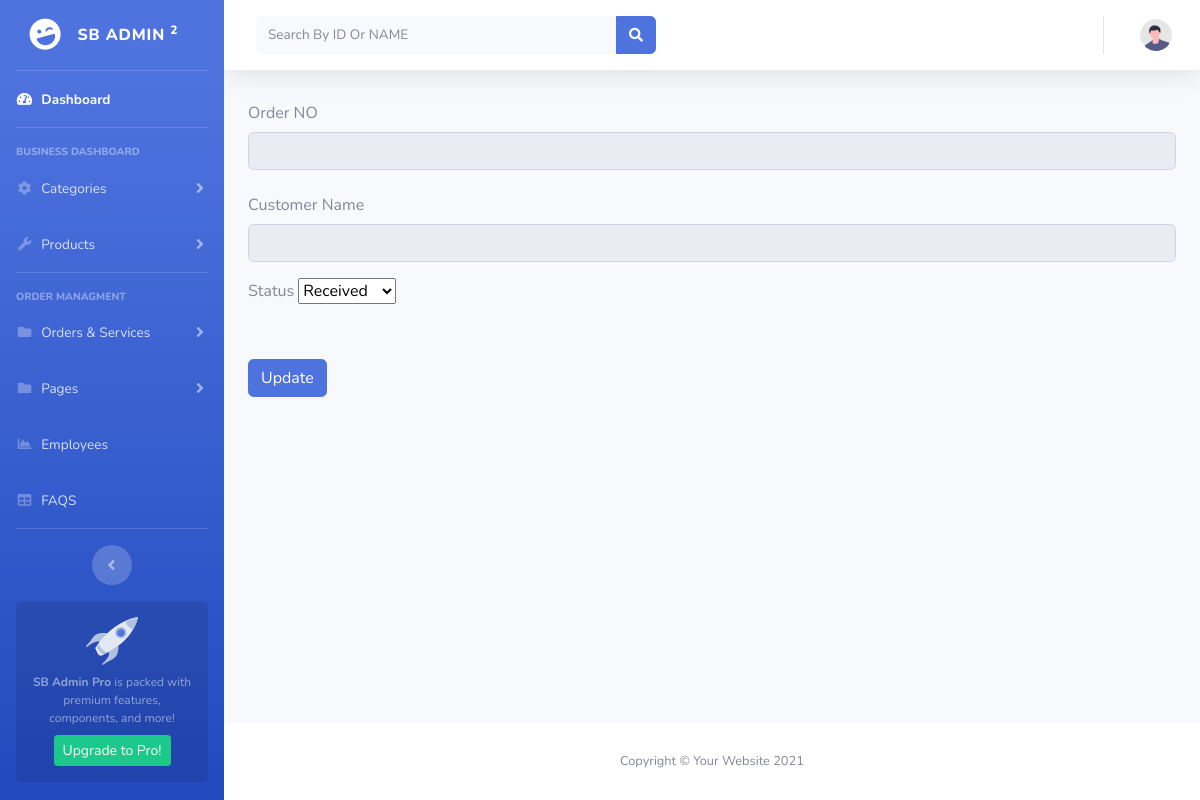
The page /admin-pannel/status.php?orderid=2800127300000002 on the database as committed earlier.
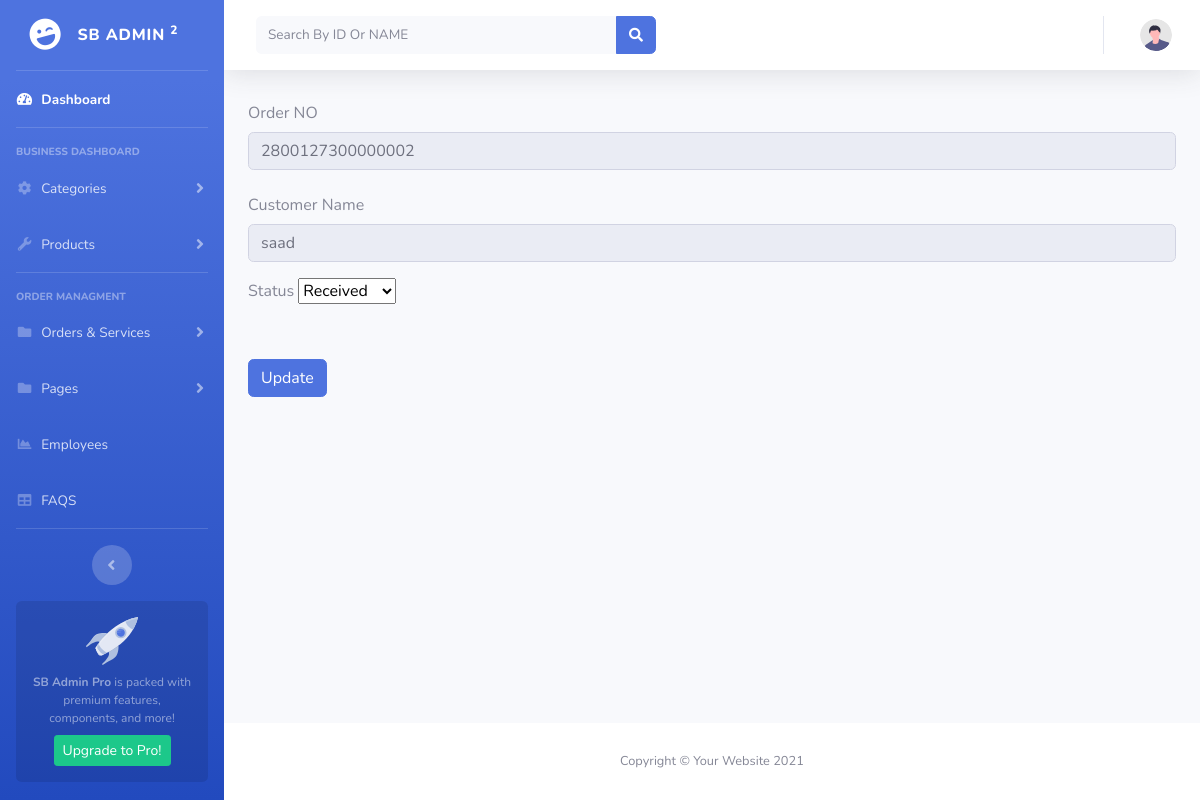
The same page on the database as committed later.
### tables this page shows
CREATE TABLE `orders` (
  `id` int(11) NOT NULL,
  `payment_id` int(11) NOT NULL,
  `product_id` char(7) NOT NULL,
  `Order_id` char(16) NOT NULL,
  `Customer` varchar(50) NOT NULL,
  `email` varchar(50) NOT NULL,
  `Card_no` varchar(12) NOT NULL,
  `Address` varchar(100) NOT NULL,
  `phone_number` varchar(11) NOT NULL,
  `Total amount` int(11) NOT NULL,
  `status` varchar(30) NOT NULL,
  `Order_date` timestamp NOT NULL DEFAULT current_timestamp(),
  `userID` int(11) NOT NULL
);

### admin-pannel/status.php (the view, shortened to what this page needs)
<?php
include("header.php");
include("connection.php");
?>
<?php
if (isset($_GET['orderid'])) {
    $orderID = $_GET['orderid'];
    $autofillquery = mysqli_query($con, "Select * FROM `orders` WHERE Order_id = $orderID");
    $autofill = mysqli_fetch_array($autofillquery);
}
?>
<div class="container-fluid">
    <form method='post' enctype="multipart/form-data">
        <div class="form-group">
            <label for="inputName" class="col-sm-1-12 col-form-label">Order NO</label>
            <div class="col-sm-1-12">
                <input type="text" class="form-control" name="c-name" value='<?php echo "$autofill[3]"; ?>'
                    id="inputName" placeholder="" readonly>
            </div>
        </div>
         <div class="form-group">
            <label for="inputName" class="col-sm-1-12 col-form-label">Customer Name</label>
            <div class="col-sm-1-12">
                <input type="text" class="form-control" name="desc" value="<?php echo $autofill[4]; ?>" id="inputName"
                    placeholder="" readonly>
            </div>
        </div>
        <label for="">Status</label>
         <select name='status' id=''>
                        <option value="Received">Received</option>
                    </select>
        <div class="form-group">
            <div>
                <button type="submit" name="update" class="mt-5 btn btn-primary">Update</button>
            </div>
        </div>
    </form>
</div>
</div>
<?php
include("footer.php");
?>

Rows that differ between the two databases and show on the page:
added orders: c-name "2800127300000002", desc "saad"
